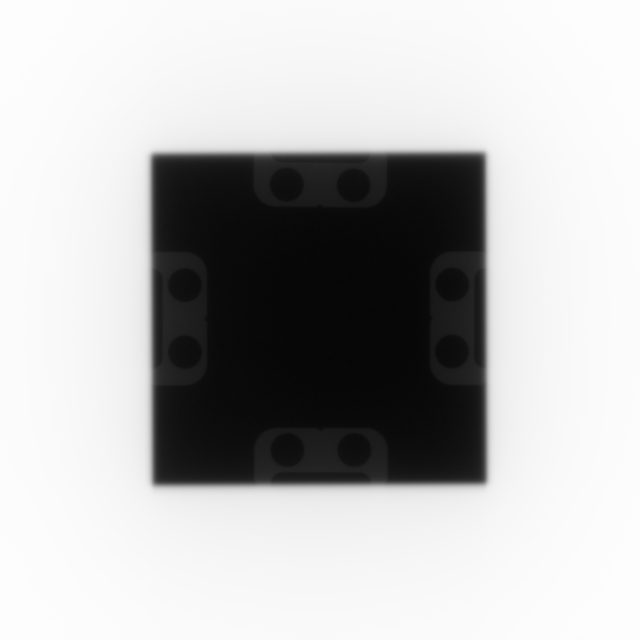
#> input picture qa_gant_col_imgs/Face_Phantom_6MeV_Scan.dcm, 1280 x 1280 px, found by its file name (shown at 1/2 size)
$ python Face_Phantom_Canny_Edge_Detection.py
#> lines starting #> are read from the running program, lines starting #| are printed output that depends on the picture; after the words box and inside, x2 and y2 are one past the last pixel; in counts of white or black regions, pixels touching at a corner belong together
import pydicom
import numpy as np
import cv2
import matplotlib.pyplot as plt


def load_dicom(dicom_path, save_path="contour_output.png"):
    """Load DICOM, enhance contrast, extract cutoff contours."""
    # Load DICOM image
    dicom_data = pydicom.dcmread(dicom_path)
    image = dicom_data.pixel_array.astype(np.float32)

    # Step 1: Normalize image (0-255)
    image = cv2.normalize(image, None, 0, 255, cv2.NORM_MINMAX).astype(np.uint8)

    # Step 2: Apply CLAHE for contrast enhancement
    clahe = cv2.createCLAHE(clipLimit=2, tileGridSize=(50, 50))
    enhanced_image = clahe.apply(image)
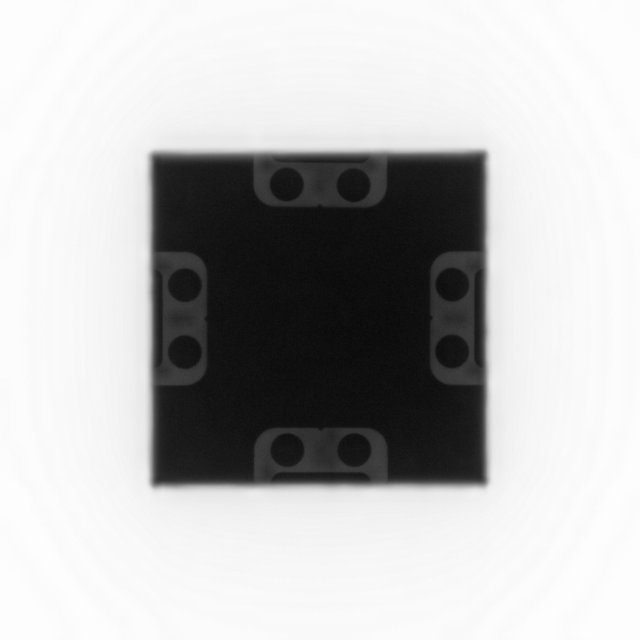
#> enhanced_image: shape (1280, 1280) (shown at 1/2 size); min 1, max 254, mean 187.5

    # Step 3: Apply Gaussian Blur (preserve structures while reducing noise)
    blurred_image = cv2.GaussianBlur(enhanced_image, (7, 7), 0)

    # Step 4: Edge Detection using Adaptive Canny
    median_val = np.median(blurred_image)
#> median_val = 247
    lower = int(max(0, 0.66 * median_val))
#> lower = 163
    upper = int(min(255, 1.33 * median_val))
#> upper = 255
    edges = cv2.Canny(blurred_image, lower, upper)
#> edges: shape (1280, 1280); every value is 0

    # Step 5: Adaptive Thresholding (Highlight collimator/light field)
    adaptive_thresh = cv2.adaptiveThreshold(
        enhanced_image, 255, cv2.ADAPTIVE_THRESH_GAUSSIAN_C,
        cv2.THRESH_BINARY, 7, 7)
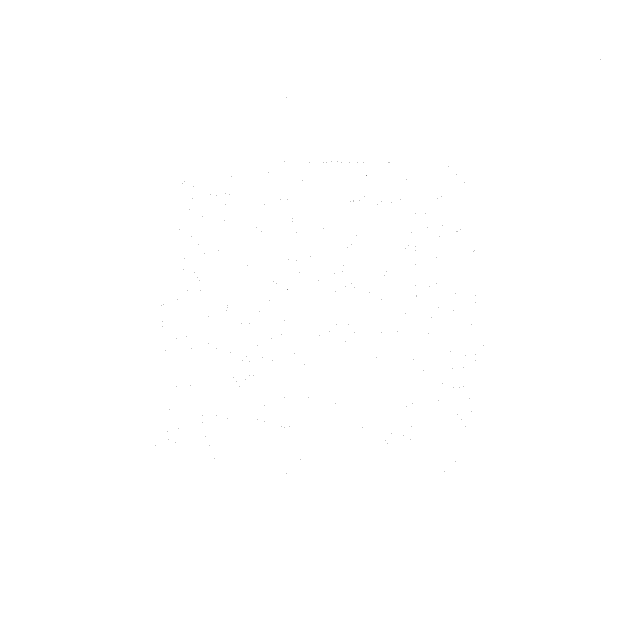
#> adaptive_thresh: shape (1280, 1280) (shown at 1/2 size); 100% white; black in thin lines or dots, all inside (x1, y1, x2, y2) = (311, 118, 1202, 947)

    # Step 6: Combine Canny edges and thresholded image
    combined_edges = cv2.bitwise_or(adaptive_thresh, edges)

    # Step 7: Morphological Closing (Fill small gaps)
    kernel = np.ones((2, 2), np.uint8)
    morphed = cv2.morphologyEx(combined_edges, cv2.MORPH_CLOSE, kernel)
#> morphed: shape (1280, 1280); every value is 255

    # Step 8: Masking the light field (removing noise inside the light field)
    _, light_field_mask = cv2.threshold(enhanced_image, 35, 255, cv2.THRESH_BINARY)
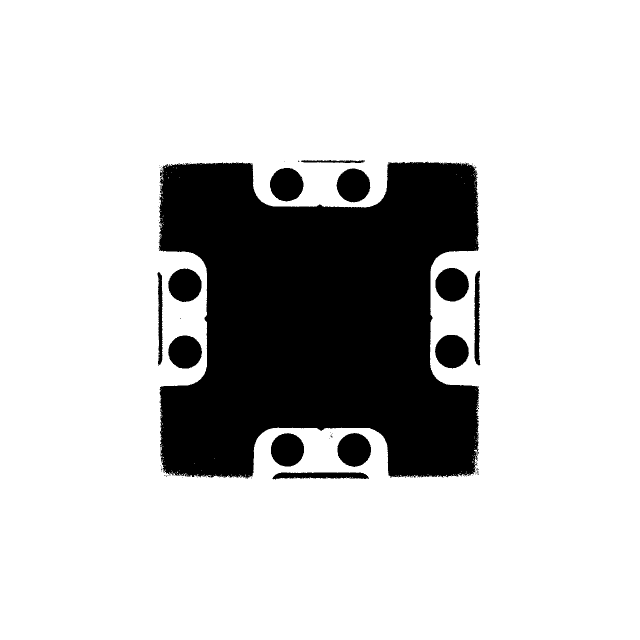
#> light_field_mask: shape (1280, 1280) (shown at 1/2 size); 79.6% white; 88 black regions (75 under 20 px), largest, box (x1, y1, x2, y2) and area: (317, 323, 959, 957) 300105, (673, 337, 741, 405) 3517, (870, 670, 938, 737) 3512

    # Remove light field area from the processed edges
    morphed[light_field_mask == 255] = 0  # Set the light field region to black (no edges)

    # Step 9: Set all non-zero values in morphed to 255
    morphed[morphed > 0] = 255  # Set any value > 0 to 255
    morphed[morphed == 0] = 0  # Keep 0s as 0

    # Debug Step: Ensure contours exist and show the combined edges plot
    plt.figure(figsize=(6, 6))
    plt.imshow(morphed, cmap='gray')
    plt.title("Processed Edges (No Light Field Noise)")
    plt.axis("off")
    plt.show()

    # Return the processed image before inversion
    return image, enhanced_image, combined_edges, morphed


def convert_to_color(morphed_image):
    """Convert the morphed grayscale image back to 32-bit color format."""
    # Convert morphed (grayscale) to 3 channels (RGB) so color can be visualized
    color_image = cv2.cvtColor(morphed_image.astype(np.uint8), cv2.COLOR_GRAY2BGR)

    # Convert to 32-bit (float32) format to see the colors clearly
    color_image = color_image.astype(np.float32) / 255.0  # Normalize to range [0, 1]
#> color_image: shape (1280, 1280, 3) float32; values 0 (black) and 1 (white), 20.4% white; 88 white regions (75 under 20 px)

    return color_image


def detect_circles_and_rectangle(morphed_image, color_morphed_image, dicom_data):
    """Detect circles using Hough Transform and draw a rectangle around the light field."""

    # Extract PixelSpacing from the DICOM metadata
    # Extract PixelSpacing from the DICOM metadata using the correct tag (3002,0011)

    pixel_spacing = dicom_data.get((0x3002, 0x0011))  # Tag (3002, 0011)
    # Assuming the spacing is the same for both row and column
    pixel_spacing = float(pixel_spacing[0])  # Use the first value for both row and column spacing

    # Now pixel_spacing will be a list of [row_spacing, col_spacing] in mm/pixel
    print(f"Pixel Spacing (Rows/Cols): {pixel_spacing:.3f} mm")

    # Detect circles using Hough Transform
    circles = cv2.HoughCircles(
        morphed_image,
        cv2.HOUGH_GRADIENT,
        dp=1.4,  # Inverse ratio of accumulator resolution to image resolution
        minDist=20,  # Minimum distance between circle centers
        param1=130,  # Higher threshold for edge detection
        param2=30,  # Accumulator threshold for circle detection
        minRadius=20,  # Minimum circle radius
        maxRadius=60  # Maximum circle radius
    )
#> circles = [[707.7, 899.5, 33.86], [573.3, 899.5, 33.02], [903.7, 703.5, 33.3], [903.7, 570.5, 32.04], [367.5, 570.5, 32.04], [706.3, 371.7, 32.04], [371.7, 703.5, 32.32], [574.7, 367.5, 33.86]]

    image_size = color_morphed_image.shape[0]  # Number of pixels in one dimension
#> image_size = 1280

    # Initialize an empty list to store the circle data (offset_x, offset_y, radius_mm)
    circle_data = []

    # Draw the detected circles in color (on the color version of the image)
    if circles is not None:
        circles = np.round(circles[0, :]).astype("int")
#> circles = [[708, 900, 34], [573, 900, 33], [904, 704, 33], [904, 570, 32], [368, 570, 32], [706, 372, 32], [372, 704, 32], [575, 368, 34]]

        # Compute the scaled image center in mm
        image_center_x_mm = (2 / 3) * ((image_size / 2) * pixel_spacing)
#> image_center_x_mm = 143.4
        image_center_y_mm = (2 / 3) * ((image_size / 2) * pixel_spacing)
#> image_center_y_mm = 143.4

        for (x, y, r) in circles:
            # Convert pixel coordinates to mm and scale to 2/3
            x_mm = (2 / 3) * (x * pixel_spacing)
            y_mm = (2 / 3) * (y * pixel_spacing)

            # Convert radius from pixels to mm and scale to 2/3 SAD
            radius_mm = (2 / 3) * (r * pixel_spacing)
            diameter_mm = 2 * radius_mm  # Directly use scaled radius for diameter

            # Print the converted coordinates and diameter
            print(
                f"Circle at ({x_mm:.2f} mm, {y_mm:.2f} mm) - Radius: {radius_mm:.2f} mm, Diameter: {diameter_mm:.2f} mm")

            # Draw circle in red
            cv2.circle(color_morphed_image, (x, y), r, (255, 0, 0), 4)

            # Calculate the offsets from the scaled beam center (in mm)
            offset_x = x_mm - image_center_x_mm
            offset_y = y_mm - image_center_y_mm

            # Print the offsets (in mm)
            print(f"Offset from beam center: X = {offset_x:.2f} mm, Y = {offset_y:.2f} mm")

            # Display the diameter in mm at the center of the circle
            distance_text = f"{diameter_mm:.2f}"  # Show diameter with 2 decimal places
            cv2.putText(color_morphed_image, distance_text, (x - 20, y + 5), cv2.FONT_HERSHEY_SIMPLEX, 0.5, (0, 0, 0),
                        2)

            # Save the circle's data (offset_x, offset_y, radius_mm)
            circle_data.append([offset_x, offset_y, radius_mm])
#> this loop made 8 passes
#> (x, y, r, x_mm, y_mm, radius_mm, diameter_mm, offset_x) on passes 1 to 8: (708, 900, 34, 158.6, 201.6, 7.62, 15.23, 15.23), (573, 900, 33, 128.4, 201.6, 7.39, 14.78, -15.01), (904, 704, 33, 202.5, 157.7, 7.39, 14.78, 59.14), (904, 570, 32, 202.5, 127.7, 7.17, 14.34, 59.14), (368, 570, 32, 82.43, 127.7, 7.17, 14.34, -60.93), (706, 372, 32, 158.1, 83.33, 7.17, 14.34, 14.78), (372, 704, 32, 83.33, 157.7, 7.17, 14.34, -60.03), (575, 368, 34, 128.8, 82.43, 7.62, 15.23, -14.56)
#> (printed output is left out)
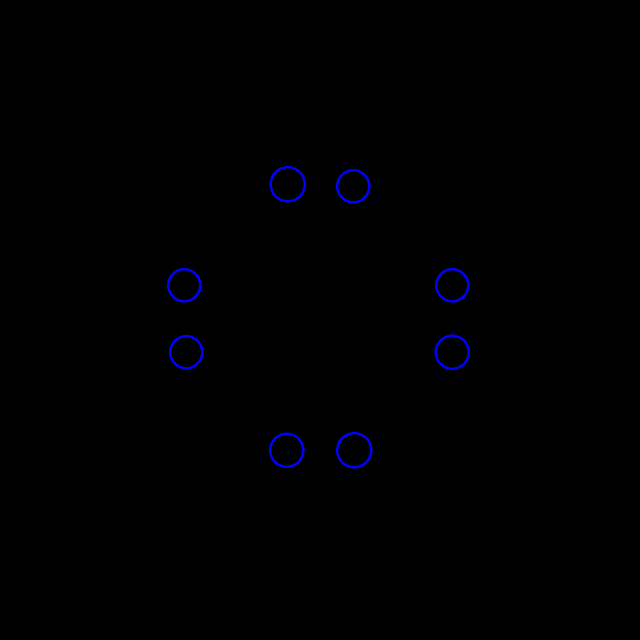
#> color_morphed_image: shape (1280, 1280, 3) float32 (shown at 1/2 size); mean B, G, R 1.5, 0.2, 0.2
#> after the loop, circle_data = [[15.23, 58.24, 7.62], [-15.01, 58.24, 7.39], [59.14, 14.34, 7.39], [59.14, -15.68, 7.17], [-60.93, -15.68, 7.17], [14.78, -60.03, 7.17], [-60.03, 14.34, 7.17], [-14.56, -60.93, 7.62]]

    # Save the circle data (offsets and radius) to a .npy file
    np.save("wl_special_phantom_bbs_mm.npy", circle_data)  # Save offsets and radius data

    distance_unit = f"Units: mm (diameter)"
    cv2.putText(color_morphed_image, distance_unit, (450, 1100), cv2.FONT_HERSHEY_SIMPLEX, 1, (255, 255, 255), 3)

    # Find the contours and draw a rectangle around the light field (based on intensity mask)
    contours, _ = cv2.findContours(morphed_image, cv2.RETR_EXTERNAL, cv2.CHAIN_APPROX_SIMPLE)
#> contours = 88 contours, 75 with area under 20; largest, box (x1, y1, x2, y2) and area: (317, 323, 959, 957) 298798, (673, 337, 741, 405) 3421, (870, 670, 938, 737) 3416, (871, 536, 938, 603) 3413, (675, 866, 742, 934) 3412

    for contour in contours:
        if cv2.contourArea(contour) > 500:  # Filter small contours
            (x, y, w, h) = cv2.boundingRect(contour)
            cv2.rectangle(color_morphed_image, (x, y), (x + w, y + h), (0, 255, 0), 2)  # Draw rectangle in green
#> this loop made 88 passes
#> (x, y, w, h) on passes 27, 41, 42, 47, 48, 50, 51, 52, 53, 63, 64, 84: (545, 945, 193, 14), (675, 866, 67, 68), (542, 866, 66, 67), (336, 671, 68, 66), (870, 670, 68, 67), (315, 544, 10, 187), (949, 541, 12, 190), (336, 537, 67, 67), (871, 536, 67, 67), (673, 337, 68, 68), (540, 336, 67, 67), (317, 323, 642, 634)
#> contour on passes 1 to 6: [[618, 957], [619, 957]], [[490, 956]], [[502, 955], [502, 956]], [[419, 955]], [[823, 954], [824, 954]], [[412, 954]]
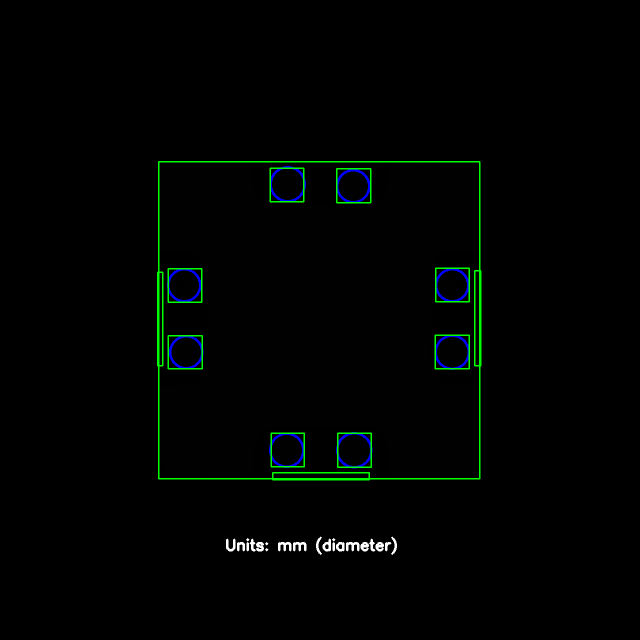
#> color_morphed_image: shape (1280, 1280, 3) float32 (shown at 1/2 size); mean B, G, R 1.8, 3.4, 0.8

    # Debug Step: Show the final output with circles and rectangle
    plt.figure(figsize=(6, 6))
    plt.imshow(color_morphed_image)
    plt.title("Circles Detected and Rectangle around Light Field")
    plt.axis("off")
    plt.show()
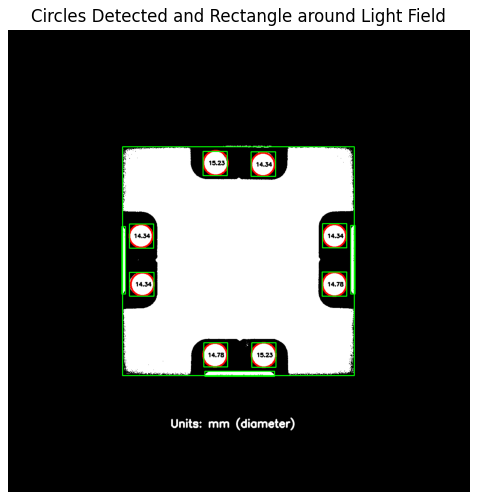
#> figure drawn by matplotlib, 1 panel; B, G, R data is drawn as R, G, B


def main():
    # Rad_Onc_PC
    dicom_path = "C:/Users/ahastava/PycharmProjects/Face_Phantom_6MeV_Scan.dcm"
    save_path = "C:/Users/ahastava/PycharmProjects/contour_output.png"

    # Process DICOM image
    dicom_data = pydicom.dcmread(dicom_path)  # Load the DICOM data
    original_image, enhanced_image, combined_edges, morphed_image = load_dicom(dicom_path, save_path)

    # Convert the processed grayscale morphed image to color format for visualization
    color_morphed_image = convert_to_color(morphed_image)

    # Detect circles and rectangles on the morphed image (in color)
    detect_circles_and_rectangle(morphed_image, color_morphed_image, dicom_data)

    # Save the final 8-bit grayscale output (morphed image without color)
    cv2.imwrite(save_path, morphed_image)  # Save the 8-bit grayscale (processed) image
    print(f"Final output saved to {save_path}")

    # Display results
    fig, axes = plt.subplots(1, 3, figsize=(20, 5))
    titles = ["Original", "Enhanced", "Processed Edges with Circles and Rectangle"]
    images = [original_image, enhanced_image, color_morphed_image]

    for ax, img, title in zip(axes, images, titles):
        ax.imshow(img, cmap='gray')
        ax.set_title(title)
        ax.axis("off")
#> this loop made 3 passes

    plt.tight_layout()
    plt.show()
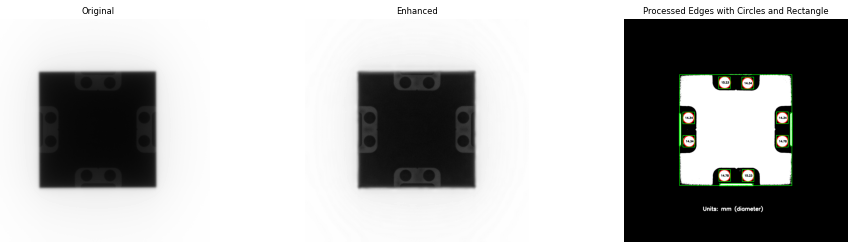
#> figure drawn by matplotlib, 3 panels; B, G, R data is drawn as R, G, B


if __name__ == "__main__":
    main()
